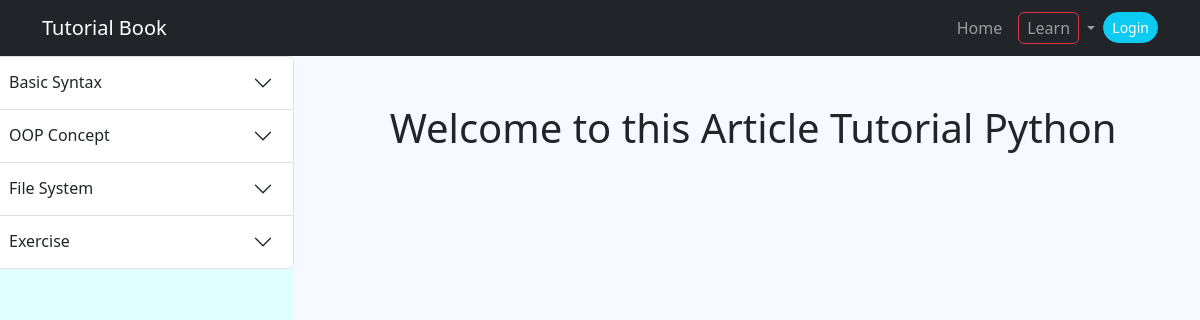
The page /learn/1 on the database as committed earlier.
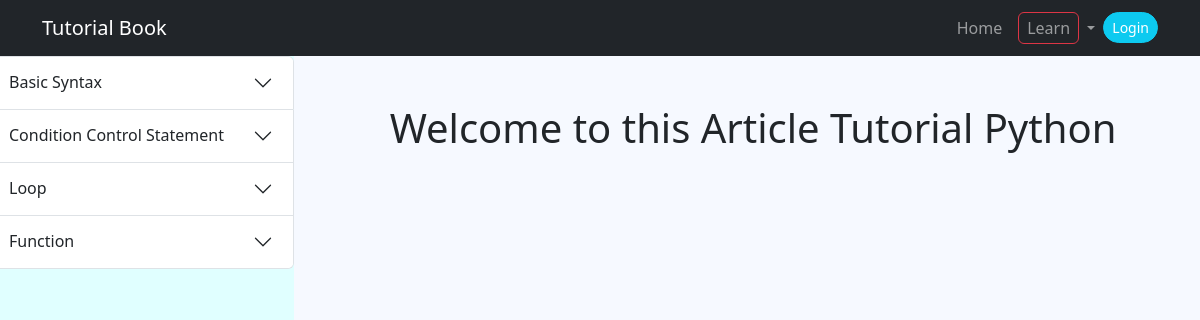
The same page on the database as committed later.
### tutorial_app/models.py (models this page shows, shortened)
class Module(models.Model):
    topic = models.ForeignKey(Topic, on_delete=models.CASCADE)
    category = models.ForeignKey(Category, on_delete=models.CASCADE, null=True, blank=True)
    name = models.CharField(max_length=100)
    created = models.DateTimeField(auto_now_add=True)
    updated = models.DateTimeField(auto_now=True)
    @property
    def submodule_list(self):
        return self.submodule_set.all()
    class Meta:
        ordering = ['created']
        verbose_name = 'Module-3'
        verbose_name_plural = 'Module-3'
        permissions = [
            ("can_view_own_modules", "Can view own modules"),
            ("can_edit_own_modules", "Can edit own modules"),
        ]

class Topic(models.Model):
    user = models.ForeignKey(User, on_delete=models.CASCADE,null=True)
    name = models.CharField(max_length=100)
    slug = models.SlugField(max_length=100, unique=True)
    category = models.ForeignKey(Category, on_delete=models.CASCADE)
    created = models.DateTimeField(auto_now_add=True)
    def __str__(self):
        return f'{self.name}'
    class Meta:
        ordering = ['-created']
        verbose_name = 'Topic-2'
        verbose_name_plural = 'Topic-2'

### tutorial_app/views.py (the view)
# urls.py: path('learn/<int:id>',views.learn,name='learn'),
def learn(request,id=None):
    topic = Topic.objects.get(id=id)
    module = Module.objects.filter(topic=topic)
    context = {
        'topic': topic,
        'modules': module
        }
    return render(request, 'tutorial_app/learn.html',context)

### tutorial_app/context_preprocessors.py (called while the page is built)
def get_topics(request):
    topics = Topic.objects.all()
    return {'topics': topics}

### templates/tutorial_app/learn.html (shortened to what this page needs)
{% extends 'base.html' %}
{% block body %}
{% include 'include/navbar.html' %}
<section>
<div class="row">
    <div class="col-3 left">
        <div class="accordion" id="accordionExample">
            {% for module in modules %}
            <div class="accordion-item">
                <h2 class="accordion-header">
                    <button class="accordion-button collapsed" type="button" data-bs-toggle="collapse" data-bs-target="#collapseTwo-{{forloop.counter}}"
                        aria-expanded="false" aria-controls="collapseTwo">
                        {{module.name}}
                    </button>
                </h2>
            </div>
            {% endfor %}
        </div>
    </div>
    <div class="col-9">
        <div id="article">
            <h1 class="text-center py-5">
                Welcome to this Article Tutorial {{topic}}
            </h1>
            {% include 'include/article.html' %}
        </div>
    </div>
</div>
</section>
{% endblock %}

### templates/base.html (shortened to what this page needs)
<!doctype html>
<html lang="en">
<head>
  <link rel="stylesheet" href="https://cdn.jsdelivr.net/npm/bootstrap@5.3.2/dist/css/bootstrap.min.css">
    <link rel="stylesheet" href="https://cdn.jsdelivr.net/npm/bootstrap-icons@1.5.0/font/bootstrap-icons.css">
</head>
<body>
  <main>
    {% block body %}
    {% endblock %}
  </main>
</body>
</html>

### templates/include/navbar.html (shortened to what this page needs)
<nav class="navbar  navbar-expand-lg sticky-top navbar-dark bg-dark">
    <div class="container">
        <a class="navbar-brand" href="/">Tutorial Book</a>
        <div class="collapse navbar-collapse justify-content-end" id="navbarNavDropdown">
            <ul class="navbar-nav">
                <li class="nav-item active">
                    <a class="nav-link" href="/">Home </a>
                </li>
                <li class="nav-item dropdown">
                    <a class="nav-link dropdown-toggle " href="#" role="button" data-bs-toggle="dropdown"
                        aria-expanded="false">
                        <span class=" border border-danger rounded px-2 py-1 m-0 ">Learn</span>
                    </a>
                </li>
                <li class="nav-item dropdown ">
                    {% if request.user.is_authenticated %}
                    <div class="dropdown">
                        <a class="btn text-white  dropdown-toggle" type="button" data-bs-toggle="dropdown" aria-expanded="false">
                            Profile
                        </a>
                        <ul class="dropdown-menu">
                            {% if request.user.is_authenticated %}
                            <li><a class="dropdown-item" href="{% url 'profile' %}">Profile</a></li>
                            <li><a class="dropdown-item" href="{% url 'logout' %}">Logout</a></li>
                            {% endif %}
                        </ul>
                    </div>
                    {% else %}
                    <div class="login-btn mt-1">
                        <a href="{% url 'login' %}" class="btn btn-info btn-sm text-white rounded-pill ">Login</a>
                    </div>
                    {% endif %}
                </li>
            </ul>
        </div>
    </div>
</nav>

### templates/include/article.html (shortened to what this page needs)
<div id="" class="p-3">
</div>

### templates/tutorial_app/learn.html (style rules this page uses)
body { overflow-x: hidden; }
.left { height: 100vh; overflow-x: auto; background-color: lightcyan; padding: 0; margin: 0; }

### templates/base.html (style rules this page uses)
body { background-color: #f6f9ff; }

Rows that differ between the two databases and show on the page:
removed Module: name "OOP Concept"
removed Module: name "File System"
removed Module: name "Exercise"
added Module: name "Condition Control Statement"
added Module: name "Loop"
added Module: name "Function"
